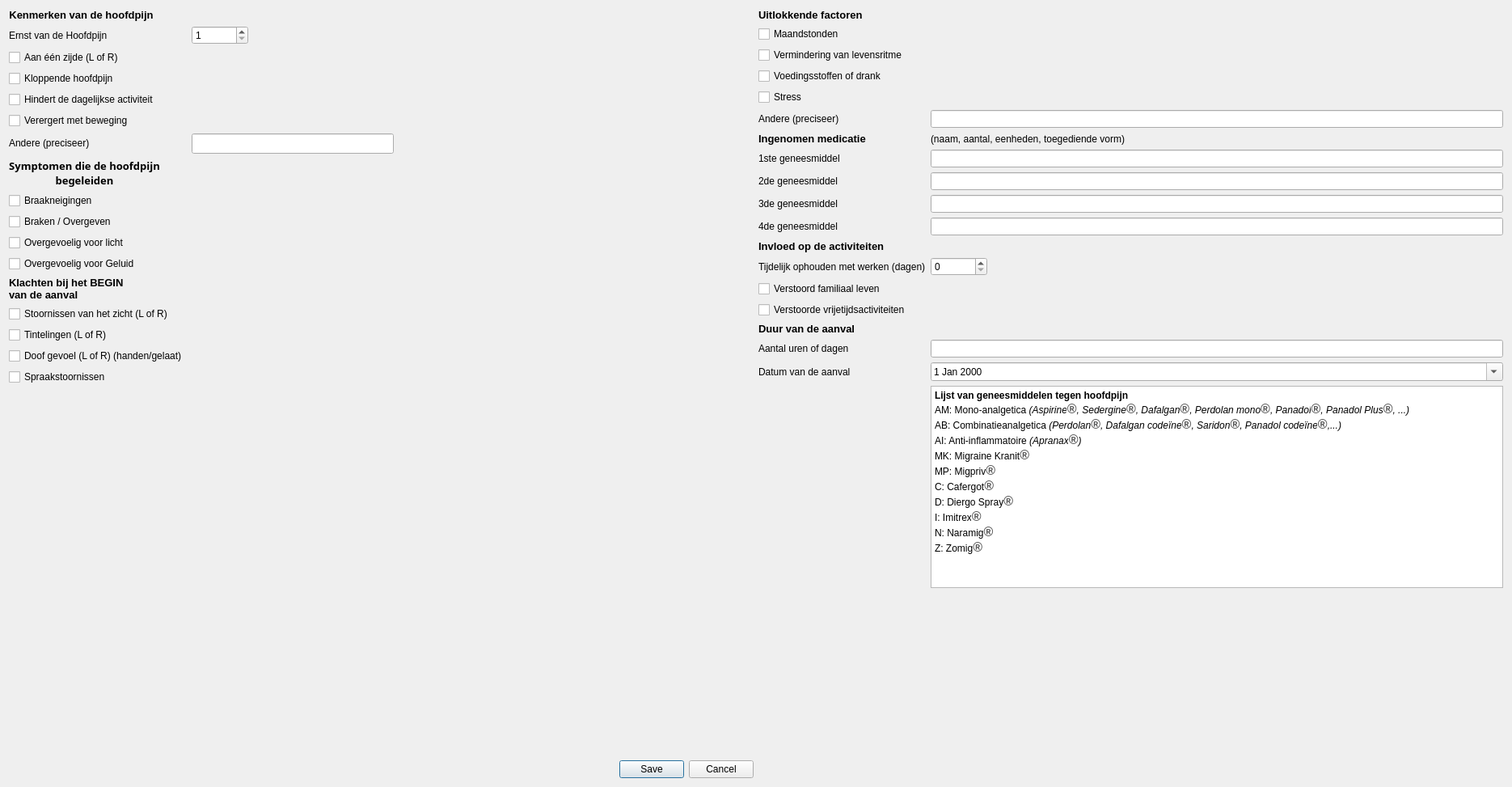
<?xml version="1.0" encoding="UTF-8"?>
<ui version="4.0">
 <class>HoofdpijnToevoegen</class>
 <widget class="QDialog" name="HoofdpijnToevoegen">
  <property name="windowModality">
   <enum>Qt::WindowModal</enum>
  </property>
  <property name="geometry">
   <rect>
    <x>0</x>
    <y>0</y>
    <width>1870</width>
    <height>973</height>
   </rect>
  </property>
  <property name="sizePolicy">
   <sizepolicy hsizetype="MinimumExpanding" vsizetype="MinimumExpanding">
    <horstretch>0</horstretch>
    <verstretch>0</verstretch>
   </sizepolicy>
  </property>
  <property name="windowTitle">
   <string>Hoofdpijn Toevoegen</string>
  </property>
  <property name="windowIcon">
   <iconset resource="Resources.qrc">
    <normaloff>:/images/site-icon.png</normaloff>:/images/site-icon.png</iconset>
  </property>
  <property name="modal">
   <bool>true</bool>
  </property>
  <layout class="QHBoxLayout" name="horizontalLayout">
   <item>
    <layout class="QGridLayout" name="gridLayout_2">
     <item row="0" column="0">
      <layout class="QFormLayout" name="formLayout_3">
       <property name="labelAlignment">
        <set>Qt::AlignLeading|Qt::AlignLeft|Qt::AlignTop</set>
       </property>
       <item row="0" column="0">
        <widget class="QLabel" name="lblKenmerken">
         <property name="maximumSize">
          <size>
           <width>16777215</width>
           <height>70</height>
          </size>
         </property>
         <property name="font">
          <font>
           <pointsize>10</pointsize>
           <weight>75</weight>
           <bold>true</bold>
          </font>
         </property>
         <property name="cursor">
          <cursorShape>ForbiddenCursor</cursorShape>
         </property>
         <property name="text">
          <string>Kenmerken van de hoofdpijn</string>
         </property>
         <property name="alignment">
          <set>Qt::AlignCenter</set>
         </property>
        </widget>
       </item>
       <item row="1" column="0">
        <widget class="QLabel" name="lblErnstVanDeHoofdpijn">
         <property name="text">
          <string>Ernst van de Hoofdpijn</string>
         </property>
        </widget>
       </item>
       <item row="1" column="1">
        <widget class="QSpinBox" name="spnbxErnstVanDeHoofdpijn">
         <property name="maximumSize">
          <size>
           <width>70</width>
           <height>35</height>
          </size>
         </property>
         <property name="minimum">
          <number>1</number>
         </property>
         <property name="maximum">
          <number>10</number>
         </property>
        </widget>
       </item>
       <item row="2" column="0">
        <widget class="QCheckBox" name="chkAanEenZijde">
         <property name="text">
          <string>Aan één zijde (L of R)</string>
         </property>
        </widget>
       </item>
       <item row="3" column="0">
        <widget class="QCheckBox" name="chkKloppendeHoofdpijn">
         <property name="text">
          <string>Kloppende hoofdpijn</string>
         </property>
        </widget>
       </item>
       <item row="4" column="0">
        <widget class="QCheckBox" name="chkHindertDagelijkseActiviteiten">
         <property name="text">
          <string>Hindert de dagelijkse activiteit</string>
         </property>
        </widget>
       </item>
       <item row="5" column="0">
        <widget class="QCheckBox" name="chkVerergertMetBeweging">
         <property name="text">
          <string>Verergert met beweging</string>
         </property>
        </widget>
       </item>
       <item row="6" column="0">
        <widget class="QLabel" name="lblAndereKenmerken">
         <property name="text">
          <string>Andere (preciseer)</string>
         </property>
        </widget>
       </item>
       <item row="6" column="1">
        <widget class="QLineEdit" name="inputAndereKenmerken">
         <property name="minimumSize">
          <size>
           <width>250</width>
           <height>25</height>
          </size>
         </property>
         <property name="maximumSize">
          <size>
           <width>250</width>
           <height>16777215</height>
          </size>
         </property>
        </widget>
       </item>
       <item row="7" column="0">
        <widget class="QLabel" name="lblSymptomenDieDeHoofdpijnBegeleiden">
         <property name="maximumSize">
          <size>
           <width>16777215</width>
           <height>70</height>
          </size>
         </property>
         <property name="font">
          <font>
           <family>Sans Serif</family>
           <pointsize>10</pointsize>
           <weight>75</weight>
           <bold>true</bold>
          </font>
         </property>
         <property name="cursor">
          <cursorShape>ForbiddenCursor</cursorShape>
         </property>
         <property name="lineWidth">
          <number>2</number>
         </property>
         <property name="text">
          <string>Symptomen die de hoofdpijn 
begeleiden</string>
         </property>
         <property name="alignment">
          <set>Qt::AlignCenter</set>
         </property>
        </widget>
       </item>
       <item row="8" column="0">
        <widget class="QCheckBox" name="chkBraakneigingen">
         <property name="text">
          <string>Braakneigingen</string>
         </property>
        </widget>
       </item>
       <item row="9" column="0">
        <widget class="QCheckBox" name="chkBrakenOvergeven">
         <property name="text">
          <string>Braken / Overgeven</string>
         </property>
        </widget>
       </item>
       <item row="10" column="0">
        <widget class="QCheckBox" name="chkOvergevoeligVoorLicht">
         <property name="text">
          <string>Overgevoelig voor licht</string>
         </property>
        </widget>
       </item>
       <item row="11" column="0">
        <widget class="QCheckBox" name="chkOvergevoeligVoorGeluid">
         <property name="text">
          <string>Overgevoelig voor Geluid</string>
         </property>
        </widget>
       </item>
       <item row="12" column="0">
        <widget class="QLabel" name="lblKlachtenBijHetBEGINVanDeAanval">
         <property name="maximumSize">
          <size>
           <width>16777215</width>
           <height>70</height>
          </size>
         </property>
         <property name="font">
          <font>
           <pointsize>10</pointsize>
           <weight>75</weight>
           <bold>true</bold>
          </font>
         </property>
         <property name="text">
          <string>Klachten bij het BEGIN 
van de aanval</string>
         </property>
        </widget>
       </item>
       <item row="13" column="0">
        <widget class="QCheckBox" name="chkStoornissenVanHetZicht">
         <property name="text">
          <string>Stoornissen van het zicht (L of R)</string>
         </property>
        </widget>
       </item>
       <item row="14" column="0">
        <widget class="QCheckBox" name="chkTintelingen">
         <property name="text">
          <string>Tintelingen (L of R)</string>
         </property>
        </widget>
       </item>
       <item row="16" column="0">
        <widget class="QCheckBox" name="chkSpraakstoornissen">
         <property name="text">
          <string>Spraakstoornissen</string>
         </property>
        </widget>
       </item>
       <item row="15" column="0">
        <widget class="QCheckBox" name="chkDoofGevoel">
         <property name="text">
          <string>Doof gevoel (L of R) (handen/gelaat)</string>
         </property>
        </widget>
       </item>
       <item row="19" column="1">
        <widget class="QDialogButtonBox" name="buttonBox">
         <property name="orientation">
          <enum>Qt::Horizontal</enum>
         </property>
         <property name="standardButtons">
          <set>QDialogButtonBox::Cancel|QDialogButtonBox::Save</set>
         </property>
        </widget>
       </item>
       <item row="18" column="1">
        <spacer name="verticalSpacer">
         <property name="orientation">
          <enum>Qt::Vertical</enum>
         </property>
         <property name="sizeHint" stdset="0">
          <size>
           <width>20</width>
           <height>40</height>
          </size>
         </property>
        </spacer>
       </item>
      </layout>
     </item>
    </layout>
   </item>
   <item>
    <layout class="QGridLayout" name="gridLayout_5">
     <item row="0" column="0">
      <layout class="QFormLayout" name="formLayout_6">
       <item row="0" column="0">
        <widget class="QLabel" name="lblUitlokkendeFactoren">
         <property name="maximumSize">
          <size>
           <width>16777215</width>
           <height>70</height>
          </size>
         </property>
         <property name="font">
          <font>
           <pointsize>10</pointsize>
           <weight>75</weight>
           <bold>true</bold>
          </font>
         </property>
         <property name="text">
          <string>Uitlokkende factoren</string>
         </property>
        </widget>
       </item>
       <item row="1" column="0">
        <widget class="QCheckBox" name="chkMaandstonden">
         <property name="text">
          <string>Maandstonden</string>
         </property>
        </widget>
       </item>
       <item row="2" column="0">
        <widget class="QCheckBox" name="chkVerminderingVanLevensritme">
         <property name="text">
          <string>Vermindering van levensritme</string>
         </property>
        </widget>
       </item>
       <item row="3" column="0">
        <widget class="QCheckBox" name="chkVoedingsstoffenOfDrank">
         <property name="text">
          <string>Voedingsstoffen of drank</string>
         </property>
        </widget>
       </item>
       <item row="4" column="0">
        <widget class="QCheckBox" name="chkStress">
         <property name="text">
          <string>Stress</string>
         </property>
        </widget>
       </item>
       <item row="5" column="0">
        <widget class="QLabel" name="lblAndereTriggers">
         <property name="text">
          <string>Andere (preciseer)</string>
         </property>
        </widget>
       </item>
       <item row="5" column="1">
        <widget class="QLineEdit" name="inputAndereTriggers"/>
       </item>
       <item row="6" column="0">
        <widget class="QLabel" name="lblIngenomenMedicatie">
         <property name="maximumSize">
          <size>
           <width>16777215</width>
           <height>70</height>
          </size>
         </property>
         <property name="font">
          <font>
           <pointsize>10</pointsize>
           <weight>75</weight>
           <bold>true</bold>
          </font>
         </property>
         <property name="text">
          <string>Ingenomen medicatie</string>
         </property>
        </widget>
       </item>
       <item row="6" column="1">
        <widget class="QLabel" name="lblIngenomenMedicatieDetails">
         <property name="text">
          <string>(naam, aantal, eenheden, toegediende vorm)</string>
         </property>
        </widget>
       </item>
       <item row="7" column="0">
        <widget class="QLabel" name="lblGeneesmiddel1">
         <property name="text">
          <string>1ste geneesmiddel</string>
         </property>
        </widget>
       </item>
       <item row="7" column="1">
        <widget class="QLineEdit" name="inputGeneesmiddel1"/>
       </item>
       <item row="8" column="0">
        <widget class="QLabel" name="lblGeneesmiddel2">
         <property name="text">
          <string>2de geneesmiddel</string>
         </property>
        </widget>
       </item>
       <item row="8" column="1">
        <widget class="QLineEdit" name="inputGeneesmiddel2"/>
       </item>
       <item row="9" column="0">
        <widget class="QLabel" name="lblGeneesmiddel3">
         <property name="text">
          <string>3de geneesmiddel</string>
         </property>
        </widget>
       </item>
       <item row="9" column="1">
        <widget class="QLineEdit" name="inputGeneesmiddel3"/>
       </item>
       <item row="10" column="0">
        <widget class="QLabel" name="lblGeneesmiddel4">
         <property name="text">
          <string>4de geneesmiddel</string>
         </property>
        </widget>
       </item>
       <item row="10" column="1">
        <widget class="QLineEdit" name="inputGeneesmiddel4"/>
       </item>
       <item row="11" column="0">
        <widget class="QLabel" name="lblInvloedOpDeActiviteiten">
         <property name="maximumSize">
          <size>
           <width>16777215</width>
           <height>35</height>
          </size>
         </property>
         <property name="font">
          <font>
           <pointsize>10</pointsize>
           <weight>75</weight>
           <bold>true</bold>
          </font>
         </property>
         <property name="text">
          <string>Invloed op de activiteiten</string>
         </property>
        </widget>
       </item>
       <item row="19" column="0">
        <widget class="QLabel" name="label_6">
         <property name="text">
          <string/>
         </property>
        </widget>
       </item>
       <item row="12" column="0">
        <widget class="QLabel" name="lblTijdelijkOphoudenMetWerken">
         <property name="text">
          <string>Tijdelijk ophouden met werken (dagen)</string>
         </property>
        </widget>
       </item>
       <item row="12" column="1">
        <widget class="QSpinBox" name="spnTijdelijkOphoudenMetWerken">
         <property name="maximumSize">
          <size>
           <width>70</width>
           <height>16777215</height>
          </size>
         </property>
         <property name="maximum">
          <number>31</number>
         </property>
        </widget>
       </item>
       <item row="13" column="0">
        <widget class="QCheckBox" name="chkVerstoordFamiliaalLeven">
         <property name="text">
          <string>Verstoord familiaal leven</string>
         </property>
        </widget>
       </item>
       <item row="14" column="0">
        <widget class="QCheckBox" name="chkVerstoordeVrijetijdsactiviteiten">
         <property name="text">
          <string>Verstoorde vrijetijdsactiviteiten</string>
         </property>
        </widget>
       </item>
       <item row="15" column="0">
        <widget class="QLabel" name="lblDuurVanDeAanval">
         <property name="maximumSize">
          <size>
           <width>16777215</width>
           <height>35</height>
          </size>
         </property>
         <property name="font">
          <font>
           <pointsize>10</pointsize>
           <weight>75</weight>
           <bold>true</bold>
          </font>
         </property>
         <property name="text">
          <string>Duur van de aanval</string>
         </property>
        </widget>
       </item>
       <item row="16" column="0">
        <widget class="QLabel" name="label_17">
         <property name="text">
          <string>Aantal uren of dagen</string>
         </property>
        </widget>
       </item>
       <item row="16" column="1">
        <widget class="QLineEdit" name="inputDuurVanDeAanval"/>
       </item>
       <item row="17" column="0">
        <widget class="QLabel" name="lblDatumVanDeAanval">
         <property name="text">
          <string>Datum van de aanval</string>
         </property>
        </widget>
       </item>
       <item row="17" column="1">
        <widget class="QDateEdit" name="dateDatumVanDeAanval">
         <property name="dateTime">
          <datetime>
           <hour>0</hour>
           <minute>0</minute>
           <second>0</second>
           <year>2000</year>
           <month>1</month>
           <day>1</day>
          </datetime>
         </property>
         <property name="calendarPopup">
          <bool>true</bool>
         </property>
        </widget>
       </item>
       <item row="18" column="1">
        <widget class="QTextBrowser" name="textBrowser">
         <property name="sizePolicy">
          <sizepolicy hsizetype="Preferred" vsizetype="Preferred">
           <horstretch>0</horstretch>
           <verstretch>0</verstretch>
          </sizepolicy>
         </property>
         <property name="minimumSize">
          <size>
           <width>670</width>
           <height>250</height>
          </size>
         </property>
         <property name="html">
          <string>&lt;!DOCTYPE HTML PUBLIC &quot;-//W3C//DTD HTML 4.0//EN&quot; &quot;http://www.w3.org/TR/REC-html40/strict.dtd&quot;&gt;
&lt;html&gt;&lt;head&gt;&lt;meta name=&quot;qrichtext&quot; content=&quot;1&quot; /&gt;&lt;style type=&quot;text/css&quot;&gt;
p, li { white-space: pre-wrap; }
&lt;/style&gt;&lt;/head&gt;&lt;body style=&quot; font-family:'Sans Serif'; font-size:9pt; font-weight:400; font-style:normal;&quot;&gt;
&lt;p style=&quot; margin-top:0px; margin-bottom:0px; margin-left:0px; margin-right:0px; -qt-block-indent:0; text-indent:0px;&quot;&gt;&lt;span style=&quot; font-weight:600;&quot;&gt;Lijst van geneesmiddelen tegen hoofdpijn&lt;/span&gt;&lt;/p&gt;
&lt;p style=&quot; margin-top:0px; margin-bottom:0px; margin-left:0px; margin-right:0px; -qt-block-indent:0; text-indent:0px;&quot;&gt;AM: Mono-analgetica &lt;span style=&quot; font-style:italic;&quot;&gt;(Aspirine&lt;/span&gt;&lt;span style=&quot; font-family:'Helvetica','Nimbus Sans L','Arial','Liberation Sans','sans-serif'; font-size:16px; font-weight:600; color:#545454; background-color:#ffffff;&quot;&gt;®&lt;/span&gt;&lt;span style=&quot; font-style:italic;&quot;&gt;, Sedergine&lt;/span&gt;&lt;span style=&quot; font-family:'Helvetica','Nimbus Sans L','Arial','Liberation Sans','sans-serif'; font-size:16px; font-weight:600; color:#545454; background-color:#ffffff;&quot;&gt;®&lt;/span&gt;&lt;span style=&quot; font-style:italic;&quot;&gt;, Dafalgan&lt;/span&gt;&lt;span style=&quot; font-family:'Helvetica','Nimbus Sans L','Arial','Liberation Sans','sans-serif'; font-size:16px; font-weight:600; color:#545454; background-color:#ffffff;&quot;&gt;®&lt;/span&gt;&lt;span style=&quot; font-style:italic;&quot;&gt;, Perdolan mono&lt;/span&gt;&lt;span style=&quot; font-family:'Helvetica','Nimbus Sans L','Arial','Liberation Sans','sans-serif'; font-size:16px; font-weight:600; color:#545454; background-color:#ffffff;&quot;&gt;®&lt;/span&gt;&lt;span style=&quot; font-style:italic;&quot;&gt;, Panadol&lt;/span&gt;&lt;span style=&quot; font-family:'Helvetica','Nimbus Sans L','Arial','Liberation Sans','sans-serif'; font-size:16px; font-weight:600; color:#545454; background-color:#ffffff;&quot;&gt;®&lt;/span&gt;&lt;span style=&quot; font-style:italic;&quot;&gt;, Panadol Plus&lt;/span&gt;&lt;span style=&quot; font-family:'Helvetica','Nimbus Sans L','Arial','Liberation Sans','sans-serif'; font-size:16px; font-weight:600; color:#545454; background-color:#ffffff;&quot;&gt;®&lt;/span&gt;&lt;span style=&quot; font-style:italic;&quot;&gt;, ...)&lt;/span&gt;&lt;/p&gt;
&lt;p style=&quot; margin-top:0px; margin-bottom:0px; margin-left:0px; margin-right:0px; -qt-block-indent:0; text-indent:0px;&quot;&gt;AB: Combinatieanalgetica &lt;span style=&quot; font-style:italic;&quot;&gt;(Perdolan&lt;/span&gt;&lt;span style=&quot; font-family:'Helvetica','Nimbus Sans L','Arial','Liberation Sans','sans-serif'; font-size:16px; font-weight:600; color:#545454; background-color:#ffffff;&quot;&gt;®&lt;/span&gt;&lt;span style=&quot; font-style:italic;&quot;&gt;, Dafalgan codeïne&lt;/span&gt;&lt;span style=&quot; font-family:'Helvetica','Nimbus Sans L','Arial','Liberation Sans','sans-serif'; font-size:16px; font-weight:600; color:#545454; background-color:#ffffff;&quot;&gt;®&lt;/span&gt;&lt;span style=&quot; font-style:italic;&quot;&gt;, Saridon&lt;/span&gt;&lt;span style=&quot; font-family:'Helvetica','Nimbus Sans L','Arial','Liberation Sans','sans-serif'; font-size:16px; font-weight:600; color:#545454; background-color:#ffffff;&quot;&gt;®&lt;/span&gt;&lt;span style=&quot; font-style:italic;&quot;&gt;, Panadol codeïne&lt;/span&gt;&lt;span style=&quot; font-family:'Helvetica','Nimbus Sans L','Arial','Liberation Sans','sans-serif'; font-size:16px; font-weight:600; color:#545454; background-color:#ffffff;&quot;&gt;®&lt;/span&gt;&lt;span style=&quot; font-style:italic;&quot;&gt;,...)&lt;/span&gt;&lt;/p&gt;
&lt;p style=&quot; margin-top:0px; margin-bottom:0px; margin-left:0px; margin-right:0px; -qt-block-indent:0; text-indent:0px;&quot;&gt;AI: Anti-inflammatoire &lt;span style=&quot; font-style:italic;&quot;&gt;(Apranax&lt;/span&gt;&lt;span style=&quot; font-family:'Helvetica','Nimbus Sans L','Arial','Liberation Sans','sans-serif'; font-size:16px; font-weight:600; color:#545454; background-color:#ffffff;&quot;&gt;®&lt;/span&gt;&lt;span style=&quot; font-style:italic;&quot;&gt;)&lt;/span&gt;&lt;/p&gt;
&lt;p style=&quot; margin-top:0px; margin-bottom:0px; margin-left:0px; margin-right:0px; -qt-block-indent:0; text-indent:0px;&quot;&gt;MK: Migraine Kranit&lt;span style=&quot; font-family:'Helvetica','Nimbus Sans L','Arial','Liberation Sans','sans-serif'; font-size:16px; font-weight:600; color:#545454; background-color:#ffffff;&quot;&gt;®&lt;/span&gt;&lt;/p&gt;
&lt;p style=&quot; margin-top:0px; margin-bottom:0px; margin-left:0px; margin-right:0px; -qt-block-indent:0; text-indent:0px;&quot;&gt;MP: Migpriv&lt;span style=&quot; font-family:'Helvetica','Nimbus Sans L','Arial','Liberation Sans','sans-serif'; font-size:16px; font-weight:600; color:#545454; background-color:#ffffff;&quot;&gt;®&lt;/span&gt;&lt;/p&gt;
&lt;p style=&quot; margin-top:0px; margin-bottom:0px; margin-left:0px; margin-right:0px; -qt-block-indent:0; text-indent:0px;&quot;&gt;C: Cafergot&lt;span style=&quot; font-family:'Helvetica','Nimbus Sans L','Arial','Liberation Sans','sans-serif'; font-size:16px; font-weight:600; color:#545454; background-color:#ffffff;&quot;&gt;®&lt;/span&gt;&lt;/p&gt;
&lt;p style=&quot; margin-top:0px; margin-bottom:0px; margin-left:0px; margin-right:0px; -qt-block-indent:0; text-indent:0px;&quot;&gt;D: Diergo Spray&lt;span style=&quot; font-family:'Helvetica','Nimbus Sans L','Arial','Liberation Sans','sans-serif'; font-size:16px; font-weight:600; color:#545454; background-color:#ffffff;&quot;&gt;®&lt;/span&gt;&lt;/p&gt;
&lt;p style=&quot; margin-top:0px; margin-bottom:0px; margin-left:0px; margin-right:0px; -qt-block-indent:0; text-indent:0px;&quot;&gt;I: Imitrex&lt;span style=&quot; font-family:'Helvetica','Nimbus Sans L','Arial','Liberation Sans','sans-serif'; font-size:16px; font-weight:600; color:#545454; background-color:#ffffff;&quot;&gt;®&lt;/span&gt;&lt;/p&gt;
&lt;p style=&quot; margin-top:0px; margin-bottom:0px; margin-left:0px; margin-right:0px; -qt-block-indent:0; text-indent:0px;&quot;&gt;N: Naramig&lt;span style=&quot; font-family:'Helvetica','Nimbus Sans L','Arial','Liberation Sans','sans-serif'; font-size:16px; font-weight:600; color:#545454; background-color:#ffffff;&quot;&gt;®&lt;/span&gt;&lt;/p&gt;
&lt;p style=&quot; margin-top:0px; margin-bottom:0px; margin-left:0px; margin-right:0px; -qt-block-indent:0; text-indent:0px;&quot;&gt;Z: Zomig&lt;span style=&quot; font-family:'Helvetica','Nimbus Sans L','Arial','Liberation Sans','sans-serif'; font-size:16px; font-weight:600; color:#545454; background-color:#ffffff;&quot;&gt;®&lt;/span&gt;&lt;/p&gt;
&lt;p style=&quot;-qt-paragraph-type:empty; margin-top:0px; margin-bottom:0px; margin-left:0px; margin-right:0px; -qt-block-indent:0; text-indent:0px;&quot;&gt;&lt;br /&gt;&lt;/p&gt;
&lt;p style=&quot;-qt-paragraph-type:empty; margin-top:0px; margin-bottom:0px; margin-left:0px; margin-right:0px; -qt-block-indent:0; text-indent:0px;&quot;&gt;&lt;br /&gt;&lt;/p&gt;&lt;/body&gt;&lt;/html&gt;</string>
         </property>
        </widget>
       </item>
      </layout>
     </item>
    </layout>
   </item>
  </layout>
 </widget>
 <tabstops>
  <tabstop>spnbxErnstVanDeHoofdpijn</tabstop>
  <tabstop>chkAanEenZijde</tabstop>
  <tabstop>chkKloppendeHoofdpijn</tabstop>
  <tabstop>chkHindertDagelijkseActiviteiten</tabstop>
  <tabstop>chkVerergertMetBeweging</tabstop>
  <tabstop>inputAndereKenmerken</tabstop>
  <tabstop>chkBraakneigingen</tabstop>
  <tabstop>chkBrakenOvergeven</tabstop>
  <tabstop>chkOvergevoeligVoorLicht</tabstop>
  <tabstop>chkOvergevoeligVoorGeluid</tabstop>
  <tabstop>chkStoornissenVanHetZicht</tabstop>
  <tabstop>chkTintelingen</tabstop>
  <tabstop>chkDoofGevoel</tabstop>
  <tabstop>chkSpraakstoornissen</tabstop>
  <tabstop>chkMaandstonden</tabstop>
  <tabstop>chkVerminderingVanLevensritme</tabstop>
  <tabstop>chkVoedingsstoffenOfDrank</tabstop>
  <tabstop>chkStress</tabstop>
  <tabstop>inputAndereTriggers</tabstop>
  <tabstop>inputGeneesmiddel1</tabstop>
  <tabstop>inputGeneesmiddel2</tabstop>
  <tabstop>inputGeneesmiddel3</tabstop>
  <tabstop>inputGeneesmiddel4</tabstop>
  <tabstop>spnTijdelijkOphoudenMetWerken</tabstop>
  <tabstop>chkVerstoordFamiliaalLeven</tabstop>
  <tabstop>chkVerstoordeVrijetijdsactiviteiten</tabstop>
  <tabstop>inputDuurVanDeAanval</tabstop>
 </tabstops>
 <resources>
  <include location="Resources.qrc"/>
 </resources>
 <connections>
  <connection>
   <sender>buttonBox</sender>
   <signal>accepted()</signal>
   <receiver>HoofdpijnToevoegen</receiver>
   <slot>accept()</slot>
   <hints>
    <hint type="sourcelabel">
     <x>248</x>
     <y>254</y>
    </hint>
    <hint type="destinationlabel">
     <x>157</x>
     <y>274</y>
    </hint>
   </hints>
  </connection>
  <connection>
   <sender>buttonBox</sender>
   <signal>rejected()</signal>
   <receiver>HoofdpijnToevoegen</receiver>
   <slot>reject()</slot>
   <hints>
    <hint type="sourcelabel">
     <x>316</x>
     <y>260</y>
    </hint>
    <hint type="destinationlabel">
     <x>286</x>
     <y>274</y>
    </hint>
   </hints>
  </connection>
 </connections>
</ui>
